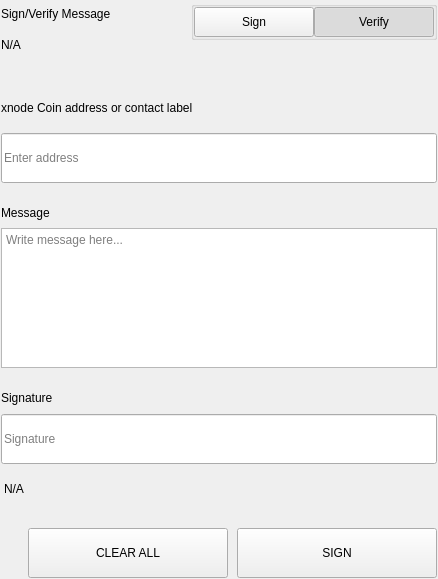
<?xml version="1.0" encoding="UTF-8"?>
<ui version="4.0">
 <class>SettingsSignMessageWidgets</class>
 <widget class="QWidget" name="SettingsSignMessageWidgets">
  <property name="geometry">
   <rect>
    <x>0</x>
    <y>0</y>
    <width>438</width>
    <height>579</height>
   </rect>
  </property>
  <property name="windowTitle">
   <string>Form</string>
  </property>
  <layout class="QVBoxLayout" name="verticalLayout">
   <property name="spacing">
    <number>0</number>
   </property>
   <property name="leftMargin">
    <number>0</number>
   </property>
   <property name="topMargin">
    <number>0</number>
   </property>
   <property name="rightMargin">
    <number>0</number>
   </property>
   <property name="bottomMargin">
    <number>0</number>
   </property>
   <item>
    <widget class="QWidget" name="left" native="true">
     <layout class="QVBoxLayout" name="verticalLayout_3">
      <property name="leftMargin">
       <number>0</number>
      </property>
      <property name="topMargin">
       <number>0</number>
      </property>
      <property name="rightMargin">
       <number>0</number>
      </property>
      <property name="bottomMargin">
       <number>0</number>
      </property>
      <item>
       <widget class="QWidget" name="container_sign" native="true">
        <layout class="QVBoxLayout" name="verticalLayout_2">
         <property name="spacing">
          <number>0</number>
         </property>
         <property name="leftMargin">
          <number>1</number>
         </property>
         <property name="topMargin">
          <number>1</number>
         </property>
         <property name="rightMargin">
          <number>1</number>
         </property>
         <property name="bottomMargin">
          <number>1</number>
         </property>
         <item>
          <layout class="QHBoxLayout" name="horizontalLayout_3" stretch="3,1">
           <property name="spacing">
            <number>40</number>
           </property>
           <item>
            <layout class="QVBoxLayout" name="verticalLayoutTitle">
             <property name="spacing">
              <number>5</number>
             </property>
             <item>
              <widget class="QLabel" name="labelTitle">
               <property name="text">
                <string>Sign/Verify Message</string>
               </property>
              </widget>
             </item>
             <item>
              <widget class="QLabel" name="labelSubtitle1">
               <property name="text">
                <string notr="true">N/A</string>
               </property>
               <property name="wordWrap">
                <bool>true</bool>
               </property>
              </widget>
             </item>
            </layout>
           </item>
           <item alignment="Qt::AlignRight|Qt::AlignTop">
            <widget class="QWidget" name="containerSwitch" native="true">
             <property name="styleSheet">
              <string notr="true">#containerSwitch{
	padding-top:9px;
}</string>
             </property>
             <layout class="QVBoxLayout" name="verticalLayout_6">
              <property name="spacing">
               <number>4</number>
              </property>
              <property name="leftMargin">
               <number>0</number>
              </property>
              <property name="topMargin">
               <number>0</number>
              </property>
              <property name="rightMargin">
               <number>0</number>
              </property>
              <property name="bottomMargin">
               <number>0</number>
              </property>
              <item alignment="Qt::AlignRight">
               <widget class="QGroupBox" name="groupBox">
                <property name="sizePolicy">
                 <sizepolicy hsizetype="Fixed" vsizetype="Preferred">
                  <horstretch>0</horstretch>
                  <verstretch>0</verstretch>
                 </sizepolicy>
                </property>
                <property name="title">
                 <string/>
                </property>
                <property name="alignment">
                 <set>Qt::AlignRight|Qt::AlignTop|Qt::AlignTrailing</set>
                </property>
                <layout class="QHBoxLayout" name="horizontalLayout_4">
                 <property name="spacing">
                  <number>0</number>
                 </property>
                 <property name="leftMargin">
                  <number>0</number>
                 </property>
                 <property name="topMargin">
                  <number>0</number>
                 </property>
                 <property name="rightMargin">
                  <number>0</number>
                 </property>
                 <property name="bottomMargin">
                  <number>0</number>
                 </property>
                 <item>
                  <widget class="QPushButton" name="pushSign">
                   <property name="minimumSize">
                    <size>
                     <width>120</width>
                     <height>30</height>
                    </size>
                   </property>
                   <property name="maximumSize">
                    <size>
                     <width>120</width>
                     <height>30</height>
                    </size>
                   </property>
                   <property name="focusPolicy">
                    <enum>Qt::NoFocus</enum>
                   </property>
                   <property name="text">
                    <string>Sign</string>
                   </property>
                   <property name="checkable">
                    <bool>true</bool>
                   </property>
                   <property name="autoExclusive">
                    <bool>true</bool>
                   </property>
                  </widget>
                 </item>
                 <item>
                  <widget class="QPushButton" name="pushVerify">
                   <property name="minimumSize">
                    <size>
                     <width>120</width>
                     <height>30</height>
                    </size>
                   </property>
                   <property name="maximumSize">
                    <size>
                     <width>120</width>
                     <height>30</height>
                    </size>
                   </property>
                   <property name="focusPolicy">
                    <enum>Qt::NoFocus</enum>
                   </property>
                   <property name="text">
                    <string>Verify</string>
                   </property>
                   <property name="checkable">
                    <bool>true</bool>
                   </property>
                   <property name="checked">
                    <bool>true</bool>
                   </property>
                   <property name="autoExclusive">
                    <bool>true</bool>
                   </property>
                  </widget>
                 </item>
                </layout>
               </widget>
              </item>
              <item alignment="Qt::AlignHCenter|Qt::AlignTop">
               <widget class="QLabel" name="labelSubtitleSwitch">
                <property name="text">
                 <string/>
                </property>
                <property name="alignment">
                 <set>Qt::AlignRight|Qt::AlignTrailing|Qt::AlignVCenter</set>
                </property>
               </widget>
              </item>
             </layout>
            </widget>
           </item>
          </layout>
         </item>
         <item>
          <spacer name="verticalSpacer_2">
           <property name="orientation">
            <enum>Qt::Vertical</enum>
           </property>
           <property name="sizeType">
            <enum>QSizePolicy::Fixed</enum>
           </property>
           <property name="sizeHint" stdset="0">
            <size>
             <width>20</width>
             <height>40</height>
            </size>
           </property>
          </spacer>
         </item>
         <item>
          <widget class="QWidget" name="containerAddress" native="true">
           <property name="sizePolicy">
            <sizepolicy hsizetype="Preferred" vsizetype="Fixed">
             <horstretch>0</horstretch>
             <verstretch>0</verstretch>
            </sizepolicy>
           </property>
           <layout class="QVBoxLayout" name="verticalLayout_5" stretch="0,0">
            <property name="spacing">
             <number>15</number>
            </property>
            <property name="leftMargin">
             <number>0</number>
            </property>
            <property name="topMargin">
             <number>0</number>
            </property>
            <property name="rightMargin">
             <number>0</number>
            </property>
            <property name="bottomMargin">
             <number>0</number>
            </property>
            <item>
             <widget class="QLabel" name="labelSubtitleAddress">
              <property name="minimumSize">
               <size>
                <width>0</width>
                <height>20</height>
               </size>
              </property>
              <property name="maximumSize">
               <size>
                <width>16777215</width>
                <height>20</height>
               </size>
              </property>
              <property name="text">
               <string>xnode Coin address or contact label</string>
              </property>
             </widget>
            </item>
            <item>
             <widget class="QLineEdit" name="addressIn_SM">
              <property name="minimumSize">
               <size>
                <width>0</width>
                <height>50</height>
               </size>
              </property>
              <property name="maximumSize">
               <size>
                <width>16777215</width>
                <height>50</height>
               </size>
              </property>
              <property name="placeholderText">
               <string>Enter address</string>
              </property>
             </widget>
            </item>
           </layout>
          </widget>
         </item>
         <item>
          <spacer name="verticalSpacer_3">
           <property name="orientation">
            <enum>Qt::Vertical</enum>
           </property>
           <property name="sizeType">
            <enum>QSizePolicy::Fixed</enum>
           </property>
           <property name="sizeHint" stdset="0">
            <size>
             <width>20</width>
             <height>20</height>
            </size>
           </property>
          </spacer>
         </item>
         <item>
          <layout class="QVBoxLayout" name="verticalLayout_9">
           <property name="spacing">
            <number>5</number>
           </property>
           <item>
            <widget class="QLabel" name="labelSubtitleMessage">
             <property name="minimumSize">
              <size>
               <width>0</width>
               <height>20</height>
              </size>
             </property>
             <property name="maximumSize">
              <size>
               <width>16777215</width>
               <height>20</height>
              </size>
             </property>
             <property name="text">
              <string>Message</string>
             </property>
            </widget>
           </item>
           <item>
            <widget class="QPlainTextEdit" name="messageIn_SM">
             <property name="minimumSize">
              <size>
               <width>0</width>
               <height>140</height>
              </size>
             </property>
             <property name="maximumSize">
              <size>
               <width>16777215</width>
               <height>140</height>
              </size>
             </property>
             <property name="placeholderText">
              <string>Write message here...</string>
             </property>
            </widget>
           </item>
          </layout>
         </item>
         <item>
          <spacer name="verticalSpacer_4">
           <property name="orientation">
            <enum>Qt::Vertical</enum>
           </property>
           <property name="sizeType">
            <enum>QSizePolicy::Fixed</enum>
           </property>
           <property name="sizeHint" stdset="0">
            <size>
             <width>20</width>
             <height>20</height>
            </size>
           </property>
          </spacer>
         </item>
         <item>
          <widget class="QWidget" name="widget" native="true">
           <property name="minimumSize">
            <size>
             <width>0</width>
             <height>75</height>
            </size>
           </property>
           <property name="maximumSize">
            <size>
             <width>16777215</width>
             <height>16777215</height>
            </size>
           </property>
           <layout class="QVBoxLayout" name="verticalLayout_4">
            <property name="leftMargin">
             <number>0</number>
            </property>
            <property name="topMargin">
             <number>0</number>
            </property>
            <property name="rightMargin">
             <number>0</number>
            </property>
            <property name="bottomMargin">
             <number>0</number>
            </property>
            <item>
             <widget class="QLabel" name="labelSubtitleSignature">
              <property name="minimumSize">
               <size>
                <width>0</width>
                <height>20</height>
               </size>
              </property>
              <property name="maximumSize">
               <size>
                <width>16777215</width>
                <height>20</height>
               </size>
              </property>
              <property name="text">
               <string>Signature</string>
              </property>
             </widget>
            </item>
            <item>
             <widget class="QLineEdit" name="signatureOut_SM">
              <property name="minimumSize">
               <size>
                <width>0</width>
                <height>50</height>
               </size>
              </property>
              <property name="placeholderText">
               <string>Signature</string>
              </property>
             </widget>
            </item>
           </layout>
          </widget>
         </item>
         <item>
          <widget class="QLabel" name="statusLabel_SM">
           <property name="styleSheet">
            <string notr="true">padding-top:5px;</string>
           </property>
           <property name="text">
            <string notr="true">N/A</string>
           </property>
          </widget>
         </item>
         <item>
          <spacer name="verticalSpacer">
           <property name="orientation">
            <enum>Qt::Vertical</enum>
           </property>
           <property name="sizeType">
            <enum>QSizePolicy::Fixed</enum>
           </property>
           <property name="sizeHint" stdset="0">
            <size>
             <width>20</width>
             <height>20</height>
            </size>
           </property>
          </spacer>
         </item>
         <item>
          <layout class="QHBoxLayout" name="horizontalLayout_7">
           <property name="spacing">
            <number>9</number>
           </property>
           <item>
            <spacer name="horizontalSpacer_5">
             <property name="orientation">
              <enum>Qt::Horizontal</enum>
             </property>
             <property name="sizeType">
              <enum>QSizePolicy::Expanding</enum>
             </property>
             <property name="sizeHint" stdset="0">
              <size>
               <width>40</width>
               <height>20</height>
              </size>
             </property>
            </spacer>
           </item>
           <item>
            <widget class="QPushButton" name="pushButtonClear">
             <property name="minimumSize">
              <size>
               <width>200</width>
               <height>50</height>
              </size>
             </property>
             <property name="focusPolicy">
              <enum>Qt::NoFocus</enum>
             </property>
             <property name="text">
              <string>CLEAR ALL</string>
             </property>
            </widget>
           </item>
           <item>
            <widget class="QPushButton" name="pushButtonSave">
             <property name="minimumSize">
              <size>
               <width>200</width>
               <height>50</height>
              </size>
             </property>
             <property name="maximumSize">
              <size>
               <width>200</width>
               <height>50</height>
              </size>
             </property>
             <property name="focusPolicy">
              <enum>Qt::NoFocus</enum>
             </property>
             <property name="text">
              <string>SIGN</string>
             </property>
            </widget>
           </item>
          </layout>
         </item>
        </layout>
       </widget>
      </item>
     </layout>
    </widget>
   </item>
  </layout>
 </widget>
 <resources/>
 <connections/>
</ui>
